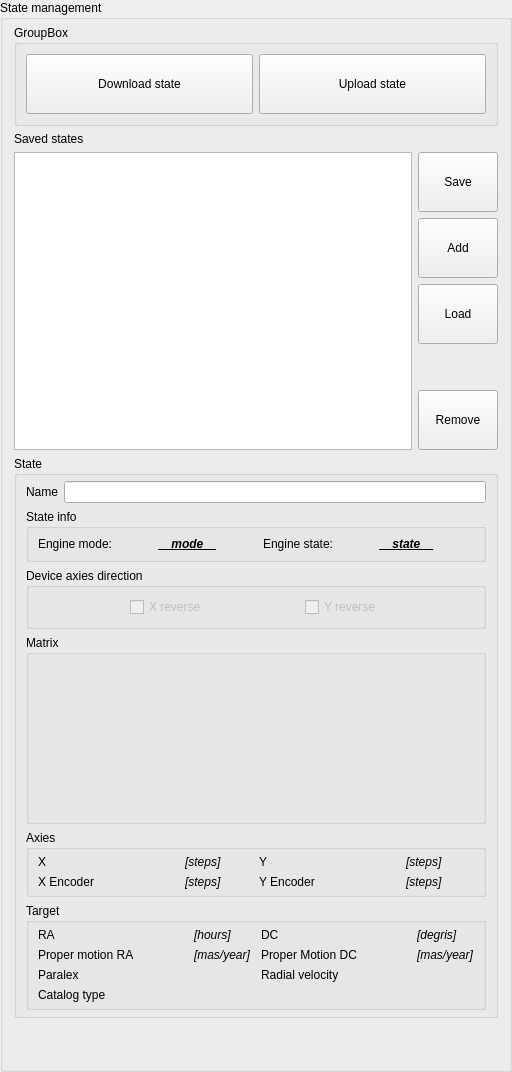
        <widget class="QGroupBox" name="groupBoxState">
         <property name="title">
          <string>State management</string>
         </property>
         <layout class="QVBoxLayout" name="verticalLayout_2">
          <property name="topMargin">
           <number>5</number>
          </property>
          <item>
           <widget class="QGroupBox" name="groupBox_9">
            <property name="title">
             <string>GroupBox</string>
            </property>
            <layout class="QHBoxLayout" name="horizontalLayout">
             <item>
              <widget class="QPushButton" name="btDownloadState">
               <property name="minimumSize">
                <size>
                 <width>80</width>
                 <height>60</height>
                </size>
               </property>
               <property name="maximumSize">
                <size>
                 <width>16777215</width>
                 <height>16777215</height>
                </size>
               </property>
               <property name="text">
                <string>Download state</string>
               </property>
              </widget>
             </item>
             <item>
              <widget class="QPushButton" name="btUploadState">
               <property name="minimumSize">
                <size>
                 <width>80</width>
                 <height>60</height>
                </size>
               </property>
               <property name="maximumSize">
                <size>
                 <width>16777215</width>
                 <height>16777215</height>
                </size>
               </property>
               <property name="text">
                <string>Upload state</string>
               </property>
              </widget>
             </item>
            </layout>
           </widget>
          </item>
          <item>
           <widget class="QLabel" name="label">
            <property name="text">
             <string>Saved states</string>
            </property>
           </widget>
          </item>
          <item>
           <layout class="QHBoxLayout" name="horizontalLayout_3">
            <item>
             <widget class="QTableView" name="statesList">
              <property name="editTriggers">
               <set>QAbstractItemView::NoEditTriggers</set>
              </property>
              <property name="dragDropOverwriteMode">
               <bool>false</bool>
              </property>
              <attribute name="verticalHeaderVisible">
               <bool>false</bool>
              </attribute>
             </widget>
            </item>
            <item>
             <layout class="QGridLayout" name="gridLayout_5">
              <item row="1" column="0">
               <widget class="QPushButton" name="btAdd">
                <property name="minimumSize">
                 <size>
                  <width>0</width>
                  <height>60</height>
                 </size>
                </property>
                <property name="text">
                 <string>Add</string>
                </property>
               </widget>
              </item>
              <item row="2" column="0">
               <widget class="QPushButton" name="btLoad">
                <property name="minimumSize">
                 <size>
                  <width>0</width>
                  <height>60</height>
                 </size>
                </property>
                <property name="text">
                 <string>Load</string>
                </property>
               </widget>
              </item>
              <item row="0" column="0">
               <widget class="QPushButton" name="btSave">
                <property name="minimumSize">
                 <size>
                  <width>0</width>
                  <height>60</height>
                 </size>
                </property>
                <property name="text">
                 <string>Save</string>
                </property>
               </widget>
              </item>
              <item row="3" column="0">
               <spacer name="verticalSpacer">
                <property name="orientation">
                 <enum>Qt::Vertical</enum>
                </property>
                <property name="sizeHint" stdset="0">
                 <size>
                  <width>20</width>
                  <height>40</height>
                 </size>
                </property>
               </spacer>
              </item>
              <item row="4" column="0">
               <widget class="QPushButton" name="btRemove">
                <property name="minimumSize">
                 <size>
                  <width>0</width>
                  <height>60</height>
                 </size>
                </property>
                <property name="text">
                 <string>Remove</string>
                </property>
               </widget>
              </item>
             </layout>
            </item>
           </layout>
          </item>
          <item>
           <widget class="QGroupBox" name="groupBox_3">
            <property name="title">
             <string>State</string>
            </property>
            <layout class="QVBoxLayout" name="verticalLayout_3">
             <property name="topMargin">
              <number>5</number>
             </property>
             <property name="bottomMargin">
              <number>5</number>
             </property>
             <item>
              <layout class="QHBoxLayout" name="horizontalLayout_6">
               <item>
                <widget class="QLabel" name="label_9">
                 <property name="text">
                  <string>Name</string>
                 </property>
                </widget>
               </item>
               <item>
                <widget class="QLineEdit" name="name"/>
               </item>
              </layout>
             </item>
             <item>
              <widget class="QGroupBox" name="groupBox_6">
               <property name="title">
                <string>State info</string>
               </property>
               <layout class="QHBoxLayout" name="horizontalLayout_5">
                <property name="topMargin">
                 <number>5</number>
                </property>
                <property name="bottomMargin">
                 <number>5</number>
                </property>
                <item>
                 <widget class="QLabel" name="label_2">
                  <property name="text">
                   <string>Engine mode:</string>
                  </property>
                 </widget>
                </item>
                <item>
                 <spacer name="horizontalSpacer_12">
                  <property name="orientation">
                   <enum>Qt::Horizontal</enum>
                  </property>
                  <property name="sizeHint" stdset="0">
                   <size>
                    <width>40</width>
                    <height>20</height>
                   </size>
                  </property>
                 </spacer>
                </item>
                <item>
                 <widget class="QLabel" name="engineMode">
                  <property name="font">
                   <font>
                    <italic>true</italic>
                    <bold>true</bold>
                    <underline>true</underline>
                   </font>
                  </property>
                  <property name="text">
                   <string>__mode__</string>
                  </property>
                 </widget>
                </item>
                <item>
                 <spacer name="horizontalSpacer_10">
                  <property name="orientation">
                   <enum>Qt::Horizontal</enum>
                  </property>
                  <property name="sizeHint" stdset="0">
                   <size>
                    <width>40</width>
                    <height>20</height>
                   </size>
                  </property>
                 </spacer>
                </item>
                <item>
                 <widget class="QLabel" name="label_4">
                  <property name="text">
                   <string>Engine state:</string>
                  </property>
                 </widget>
                </item>
                <item>
                 <spacer name="horizontalSpacer_7">
                  <property name="orientation">
                   <enum>Qt::Horizontal</enum>
                  </property>
                  <property name="sizeHint" stdset="0">
                   <size>
                    <width>40</width>
                    <height>20</height>
                   </size>
                  </property>
                 </spacer>
                </item>
                <item>
                 <widget class="QLabel" name="engineState">
                  <property name="font">
                   <font>
                    <italic>true</italic>
                    <bold>true</bold>
                    <underline>true</underline>
                   </font>
                  </property>
                  <property name="text">
                   <string>__state__</string>
                  </property>
                 </widget>
                </item>
                <item>
                 <spacer name="horizontalSpacer_6">
                  <property name="orientation">
                   <enum>Qt::Horizontal</enum>
                  </property>
                  <property name="sizeHint" stdset="0">
                   <size>
                    <width>40</width>
                    <height>20</height>
                   </size>
                  </property>
                 </spacer>
                </item>
               </layout>
              </widget>
             </item>
             <item>
              <widget class="QGroupBox" name="groupBox_2">
               <property name="title">
                <string>Device axies direction</string>
               </property>
               <layout class="QHBoxLayout" name="horizontalLayout_9">
                <item>
                 <spacer name="horizontalSpacer">
                  <property name="orientation">
                   <enum>Qt::Horizontal</enum>
                  </property>
                  <property name="sizeHint" stdset="0">
                   <size>
                    <width>40</width>
                    <height>20</height>
                   </size>
                  </property>
                 </spacer>
                </item>
                <item>
                 <widget class="QCheckBox" name="xReverse">
                  <property name="enabled">
                   <bool>false</bool>
                  </property>
                  <property name="text">
                   <string>X reverse</string>
                  </property>
                 </widget>
                </item>
                <item>
                 <spacer name="horizontalSpacer_3">
                  <property name="orientation">
                   <enum>Qt::Horizontal</enum>
                  </property>
                  <property name="sizeHint" stdset="0">
                   <size>
                    <width>40</width>
                    <height>20</height>
                   </size>
                  </property>
                 </spacer>
                </item>
                <item>
                 <widget class="QCheckBox" name="yReverse">
                  <property name="enabled">
                   <bool>false</bool>
                  </property>
                  <property name="text">
                   <string>Y reverse</string>
                  </property>
                 </widget>
                </item>
                <item>
                 <spacer name="horizontalSpacer_2">
                  <property name="orientation">
                   <enum>Qt::Horizontal</enum>
                  </property>
                  <property name="sizeHint" stdset="0">
                   <size>
                    <width>40</width>
                    <height>20</height>
                   </size>
                  </property>
                 </spacer>
                </item>
               </layout>
              </widget>
             </item>
             <item>
              <widget class="QGroupBox" name="gMatrix">
               <property name="enabled">
                <bool>true</bool>
               </property>
               <property name="title">
                <string>Matrix</string>
               </property>
               <layout class="QHBoxLayout" name="horizontalLayout_4">
                <property name="topMargin">
                 <number>5</number>
                </property>
                <property name="rightMargin">
                 <number>5</number>
                </property>
                <property name="bottomMargin">
                 <number>5</number>
                </property>
                <item>
                 <spacer name="horizontalSpacer_8">
                  <property name="orientation">
                   <enum>Qt::Horizontal</enum>
                  </property>
                  <property name="sizeHint" stdset="0">
                   <size>
                    <width>40</width>
                    <height>20</height>
                   </size>
                  </property>
                 </spacer>
                </item>
                <item>
                 <layout class="QGridLayout" name="gridLayout">
                  <item row="1" column="1">
                   <widget class="tlinsWDecimalValue" name="a22" native="true">
                    <property name="enabled">
                     <bool>true</bool>
                    </property>
                    <property name="sizePolicy">
                     <sizepolicy hsizetype="Preferred" vsizetype="Minimum">
                      <horstretch>0</horstretch>
                      <verstretch>0</verstretch>
                     </sizepolicy>
                    </property>
                    <property name="minimumSize">
                     <size>
                      <width>0</width>
                      <height>48</height>
                     </size>
                    </property>
                   </widget>
                  </item>
                  <item row="1" column="2">
                   <widget class="tlinsWDecimalValue" name="a23" native="true">
                    <property name="enabled">
                     <bool>true</bool>
                    </property>
                    <property name="sizePolicy">
                     <sizepolicy hsizetype="Preferred" vsizetype="Minimum">
                      <horstretch>0</horstretch>
                      <verstretch>0</verstretch>
                     </sizepolicy>
                    </property>
                    <property name="minimumSize">
                     <size>
                      <width>0</width>
                      <height>48</height>
                     </size>
                    </property>
                   </widget>
                  </item>
                  <item row="1" column="0">
                   <widget class="tlinsWDecimalValue" name="a21" native="true">
                    <property name="enabled">
                     <bool>true</bool>
                    </property>
                    <property name="sizePolicy">
                     <sizepolicy hsizetype="Preferred" vsizetype="Minimum">
                      <horstretch>0</horstretch>
                      <verstretch>0</verstretch>
                     </sizepolicy>
                    </property>
                    <property name="minimumSize">
                     <size>
                      <width>0</width>
                      <height>48</height>
                     </size>
                    </property>
                   </widget>
                  </item>
                  <item row="0" column="0">
                   <widget class="tlinsWDecimalValue" name="a11" native="true">
                    <property name="enabled">
                     <bool>true</bool>
                    </property>
                    <property name="sizePolicy">
                     <sizepolicy hsizetype="Preferred" vsizetype="Minimum">
                      <horstretch>0</horstretch>
                      <verstretch>0</verstretch>
                     </sizepolicy>
                    </property>
                    <property name="minimumSize">
                     <size>
                      <width>0</width>
                      <height>48</height>
                     </size>
                    </property>
                   </widget>
                  </item>
                  <item row="0" column="1">
                   <widget class="tlinsWDecimalValue" name="a12" native="true">
                    <property name="enabled">
                     <bool>true</bool>
                    </property>
                    <property name="sizePolicy">
                     <sizepolicy hsizetype="Preferred" vsizetype="Minimum">
                      <horstretch>0</horstretch>
                      <verstretch>0</verstretch>
                     </sizepolicy>
                    </property>
                    <property name="minimumSize">
                     <size>
                      <width>0</width>
                      <height>48</height>
                     </size>
                    </property>
                   </widget>
                  </item>
                  <item row="0" column="2">
                   <widget class="tlinsWDecimalValue" name="a13" native="true">
                    <property name="enabled">
                     <bool>true</bool>
                    </property>
                    <property name="sizePolicy">
                     <sizepolicy hsizetype="Preferred" vsizetype="Minimum">
                      <horstretch>0</horstretch>
                      <verstretch>0</verstretch>
                     </sizepolicy>
                    </property>
                    <property name="minimumSize">
                     <size>
                      <width>0</width>
                      <height>48</height>
                     </size>
                    </property>
                   </widget>
                  </item>
                  <item row="2" column="0">
                   <widget class="tlinsWDecimalValue" name="a31" native="true">
                    <property name="enabled">
                     <bool>true</bool>
                    </property>
                    <property name="sizePolicy">
                     <sizepolicy hsizetype="Preferred" vsizetype="Minimum">
                      <horstretch>0</horstretch>
                      <verstretch>0</verstretch>
                     </sizepolicy>
                    </property>
                    <property name="minimumSize">
                     <size>
                      <width>0</width>
                      <height>48</height>
                     </size>
                    </property>
                   </widget>
                  </item>
                  <item row="2" column="1">
                   <widget class="tlinsWDecimalValue" name="a32" native="true">
                    <property name="enabled">
                     <bool>true</bool>
                    </property>
                    <property name="sizePolicy">
                     <sizepolicy hsizetype="Preferred" vsizetype="Minimum">
                      <horstretch>0</horstretch>
                      <verstretch>0</verstretch>
                     </sizepolicy>
                    </property>
                    <property name="minimumSize">
                     <size>
                      <width>0</width>
                      <height>48</height>
                     </size>
                    </property>
                   </widget>
                  </item>
                  <item row="2" column="2">
                   <widget class="tlinsWDecimalValue" name="a33" native="true">
                    <property name="enabled">
                     <bool>true</bool>
                    </property>
                    <property name="sizePolicy">
                     <sizepolicy hsizetype="Preferred" vsizetype="Minimum">
                      <horstretch>0</horstretch>
                      <verstretch>0</verstretch>
                     </sizepolicy>
                    </property>
                    <property name="minimumSize">
                     <size>
                      <width>0</width>
                      <height>48</height>
                     </size>
                    </property>
                   </widget>
                  </item>
                 </layout>
                </item>
                <item>
                 <spacer name="horizontalSpacer_9">
                  <property name="orientation">
                   <enum>Qt::Horizontal</enum>
                  </property>
                  <property name="sizeHint" stdset="0">
                   <size>
                    <width>40</width>
                    <height>20</height>
                   </size>
                  </property>
                 </spacer>
                </item>
               </layout>
              </widget>
             </item>
             <item>
              <widget class="QGroupBox" name="groupBox_4">
               <property name="title">
                <string>Axies</string>
               </property>
               <layout class="QGridLayout" name="gridLayout_2">
                <property name="topMargin">
                 <number>5</number>
                </property>
                <property name="bottomMargin">
                 <number>5</number>
                </property>
                <item row="0" column="7">
                 <widget class="tlinsWDecimalValue" name="aY" native="true">
                  <property name="enabled">
                   <bool>false</bool>
                  </property>
                 </widget>
                </item>
                <item row="0" column="8">
                 <widget class="QLabel" name="label_22">
                  <property name="font">
                   <font>
                    <italic>true</italic>
                   </font>
                  </property>
                  <property name="text">
                   <string>[steps]</string>
                  </property>
                 </widget>
                </item>
                <item row="0" column="0">
                 <widget class="QLabel" name="label_3">
                  <property name="text">
                   <string>X</string>
                  </property>
                 </widget>
                </item>
                <item row="0" column="2">
                 <widget class="QLabel" name="label_20">
                  <property name="font">
                   <font>
                    <italic>true</italic>
                   </font>
                  </property>
                  <property name="text">
                   <string>[steps]</string>
                  </property>
                 </widget>
                </item>
                <item row="0" column="6">
                 <widget class="QLabel" name="label_13">
                  <property name="text">
                   <string>Y</string>
                  </property>
                 </widget>
                </item>
                <item row="0" column="1">
                 <widget class="tlinsWDecimalValue" name="aX" native="true">
                  <property name="enabled">
                   <bool>false</bool>
                  </property>
                 </widget>
                </item>
                <item row="1" column="0">
                 <widget class="QLabel" name="label_5">
                  <property name="text">
                   <string>X Encoder</string>
                  </property>
                 </widget>
                </item>
                <item row="1" column="1">
                 <widget class="tlinsWDecimalValue" name="aXEncoder" native="true">
                  <property name="enabled">
                   <bool>false</bool>
                  </property>
                 </widget>
                </item>
                <item row="1" column="2">
                 <widget class="QLabel" name="label_21">
                  <property name="font">
                   <font>
                    <italic>true</italic>
                   </font>
                  </property>
                  <property name="text">
                   <string>[steps]</string>
                  </property>
                 </widget>
                </item>
                <item row="1" column="6">
                 <widget class="QLabel" name="label_6">
                  <property name="text">
                   <string>Y Encoder</string>
                  </property>
                 </widget>
                </item>
                <item row="1" column="7">
                 <widget class="tlinsWDecimalValue" name="aYEncoder" native="true">
                  <property name="enabled">
                   <bool>false</bool>
                  </property>
                 </widget>
                </item>
                <item row="1" column="8">
                 <widget class="QLabel" name="label_23">
                  <property name="font">
                   <font>
                    <italic>true</italic>
                   </font>
                  </property>
                  <property name="text">
                   <string>[steps]</string>
                  </property>
                 </widget>
                </item>
               </layout>
              </widget>
             </item>
             <item>
              <widget class="QGroupBox" name="groupBox_5">
               <property name="sizePolicy">
                <sizepolicy hsizetype="Preferred" vsizetype="Expanding">
                 <horstretch>0</horstretch>
                 <verstretch>0</verstretch>
                </sizepolicy>
               </property>
               <property name="title">
                <string>Target</string>
               </property>
               <layout class="QGridLayout" name="gridLayout_4">
                <property name="topMargin">
                 <number>5</number>
                </property>
                <property name="bottomMargin">
                 <number>5</number>
                </property>
                <property name="horizontalSpacing">
                 <number>10</number>
                </property>
                <item row="3" column="1">
                 <widget class="tlinsWAstroCatalog" name="catalogType" native="true">
                  <property name="enabled">
                   <bool>false</bool>
                  </property>
                 </widget>
                </item>
                <item row="1" column="4">
                 <widget class="tlinsWDecimalValue" name="pmDC" native="true">
                  <property name="enabled">
                   <bool>false</bool>
                  </property>
                 </widget>
                </item>
                <item row="0" column="3">
                 <widget class="QLabel" name="label_8">
                  <property name="text">
                   <string>DC</string>
                  </property>
                 </widget>
                </item>
                <item row="1" column="0">
                 <widget class="QLabel" name="label_11">
                  <property name="text">
                   <string>Proper motion RA</string>
                  </property>
                 </widget>
                </item>
                <item row="2" column="0">
                 <widget class="QLabel" name="label_10">
                  <property name="text">
                   <string>Paralex</string>
                  </property>
                 </widget>
                </item>
                <item row="1" column="2">
                 <widget class="QLabel" name="label_16">
                  <property name="font">
                   <font>
                    <italic>true</italic>
                   </font>
                  </property>
                  <property name="text">
                   <string>[mas/year]</string>
                  </property>
                  <property name="alignment">
                   <set>Qt::AlignLeading|Qt::AlignLeft|Qt::AlignVCenter</set>
                  </property>
                 </widget>
                </item>
                <item row="1" column="3">
                 <widget class="QLabel" name="label_14">
                  <property name="text">
                   <string>Proper Motion DC</string>
                  </property>
                 </widget>
                </item>
                <item row="0" column="0">
                 <widget class="QLabel" name="label_7">
                  <property name="text">
                   <string>RA</string>
                  </property>
                 </widget>
                </item>
                <item row="1" column="1">
                 <widget class="tlinsWDecimalValue" name="pmRA" native="true">
                  <property name="enabled">
                   <bool>false</bool>
                  </property>
                 </widget>
                </item>
                <item row="2" column="3">
                 <widget class="QLabel" name="label_12">
                  <property name="text">
                   <string>Radial velocity</string>
                  </property>
                 </widget>
                </item>
                <item row="2" column="1">
                 <widget class="tlinsWDecimalValue" name="paralex" native="true">
                  <property name="enabled">
                   <bool>false</bool>
                  </property>
                 </widget>
                </item>
                <item row="0" column="1">
                 <widget class="tlinsWCoordinateHourAngle" name="targetRA" native="true">
                  <property name="enabled">
                   <bool>false</bool>
                  </property>
                 </widget>
                </item>
                <item row="3" column="0">
                 <widget class="QLabel" name="label_15">
                  <property name="text">
                   <string>Catalog type</string>
                  </property>
                 </widget>
                </item>
                <item row="0" column="4">
                 <widget class="tlinsWCoordinateDeclination" name="targetDC" native="true">
                  <property name="enabled">
                   <bool>false</bool>
                  </property>
                 </widget>
                </item>
                <item row="2" column="4">
                 <widget class="tlinsWDecimalValue" name="radialVelocity" native="true">
                  <property name="enabled">
                   <bool>false</bool>
                  </property>
                 </widget>
                </item>
                <item row="1" column="5">
                 <widget class="QLabel" name="label_17">
                  <property name="font">
                   <font>
                    <italic>true</italic>
                   </font>
                  </property>
                  <property name="text">
                   <string>[mas/year]</string>
                  </property>
                  <property name="alignment">
                   <set>Qt::AlignLeading|Qt::AlignLeft|Qt::AlignVCenter</set>
                  </property>
                 </widget>
                </item>
                <item row="0" column="2">
                 <widget class="QLabel" name="label_18">
                  <property name="font">
                   <font>
                    <italic>true</italic>
                   </font>
                  </property>
                  <property name="text">
                   <string>[hours]</string>
                  </property>
                 </widget>
                </item>
                <item row="0" column="5">
                 <widget class="QLabel" name="label_19">
                  <property name="font">
                   <font>
                    <italic>true</italic>
                   </font>
                  </property>
                  <property name="text">
                   <string>[degris]</string>
                  </property>
                 </widget>
                </item>
               </layout>
              </widget>
             </item>
            </layout>
           </widget>
          </item>
          <item>
           <spacer name="verticalSpacer_4">
            <property name="orientation">
             <enum>Qt::Vertical</enum>
            </property>
            <property name="sizeHint" stdset="0">
             <size>
              <width>20</width>
              <height>40</height>
             </size>
            </property>
           </spacer>
          </item>
         </layout>
        </widget>
